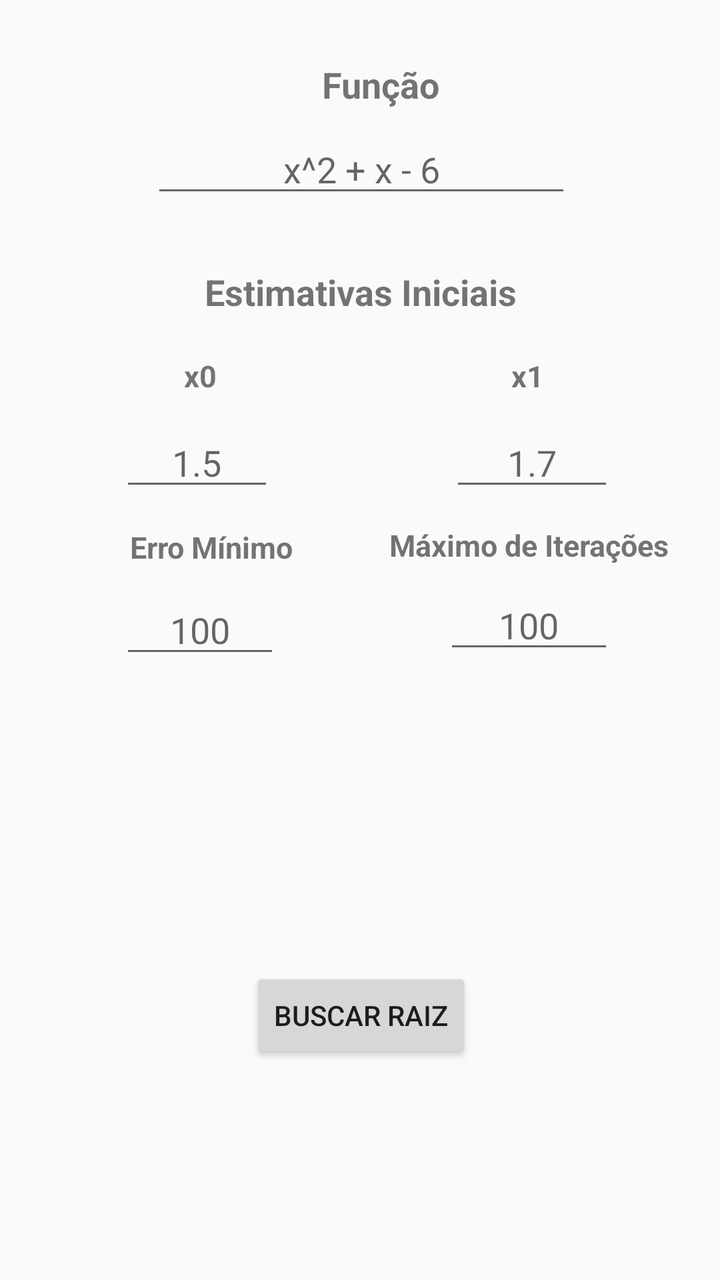
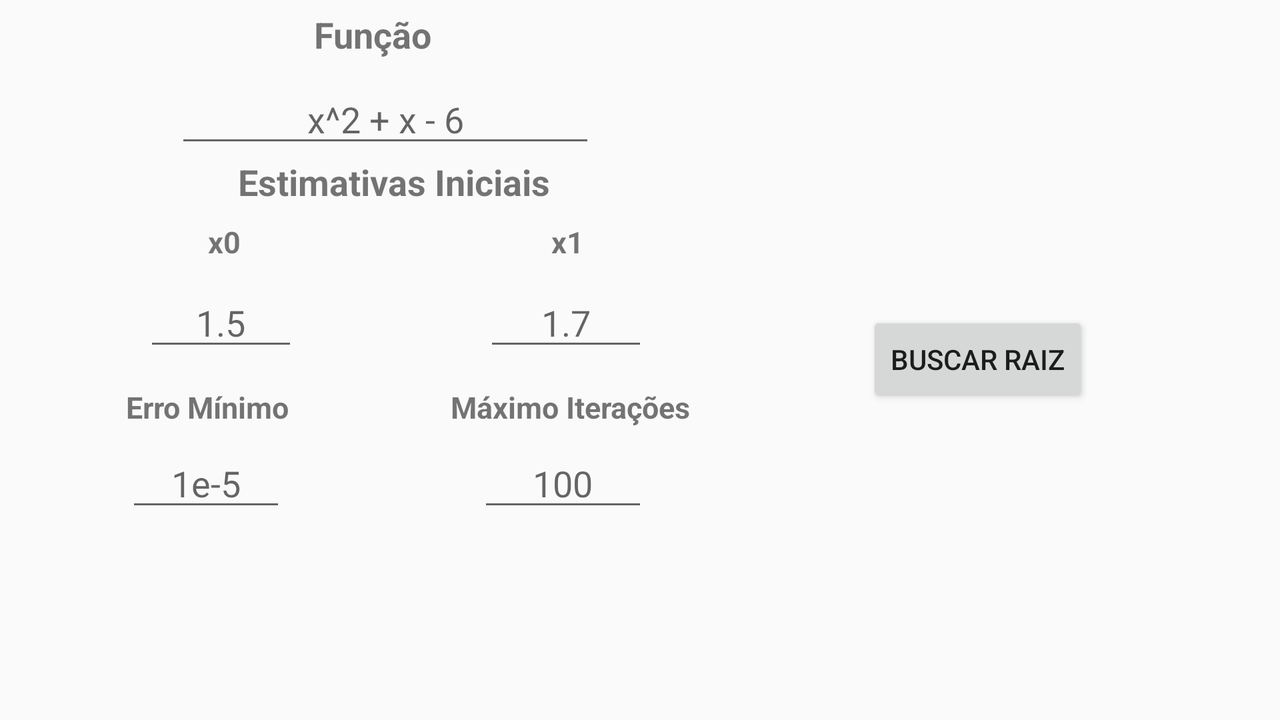

An Android layout and its configuration variant, each rendered on a device that would load it. The default file and the variant file are quoted in full after the pictures.
<!-- AndroidManifest.xml: application theme AppTheme -->
<!-- res/layout/activity_secante.xml -->
<?xml version="1.0" encoding="utf-8"?>
<android.support.constraint.ConstraintLayout
    xmlns:android="http://schemas.android.com/apk/res/android"
    xmlns:app="http://schemas.android.com/apk/res-auto"
    xmlns:tools="http://schemas.android.com/tools"
    android:layout_width="match_parent"
    android:layout_height="match_parent"
    android:screenOrientation="portrait">

    <TextView
        android:id="@+id/textView_função_secante"
        android:layout_width="wrap_content"
        android:layout_height="wrap_content"
        android:layout_marginStart="161dp"
        android:layout_marginLeft="161dp"
        android:layout_marginTop="30dp"
        android:text="@string/funcao"
        android:textAlignment="center"
        android:textSize="18sp"
        android:textStyle="bold"
        app:layout_constraintStart_toStartOf="parent"
        app:layout_constraintTop_toTopOf="parent" />

    <EditText
        android:id="@+id/editText_função_secante"
        android:layout_width="wrap_content"
        android:layout_height="wrap_content"
        android:layout_marginEnd="84dp"
        android:layout_marginLeft="85dp"
        android:layout_marginRight="84dp"
        android:layout_marginStart="85dp"
        android:layout_marginTop="8dp"
        android:ems="10"
        android:inputType="textPersonName"
        android:hint="@string/txt_hint_Funcao2"
        android:textAlignment="center"
        app:layout_constraintEnd_toEndOf="parent"
        app:layout_constraintStart_toStartOf="parent"
        app:layout_constraintTop_toBottomOf="@+id/textView_função_secante" />

    <Button
        android:id="@+id/btn_calcular_secante"
        android:layout_width="wrap_content"
        android:layout_height="wrap_content"
        android:layout_marginEnd="79dp"
        android:layout_marginLeft="80dp"
        android:layout_marginRight="79dp"
        android:layout_marginStart="80dp"
        android:layout_marginTop="150dp"
        android:text="@string/btn_BuscarRaiz"
        app:layout_constraintBottom_toBottomOf="parent"
        app:layout_constraintEnd_toEndOf="parent"
        app:layout_constraintStart_toStartOf="parent"
        app:layout_constraintTop_toTopOf="parent"
        app:layout_constraintVertical_bias="0.755" />

    <TextView
        android:id="@+id/textView_x0_secante"
        android:layout_width="wrap_content"
        android:layout_height="wrap_content"
        android:layout_marginLeft="92dp"
        android:layout_marginStart="92dp"
        android:layout_marginTop="17dp"
        android:text="@string/textView_x0_secante"
        android:textAlignment="center"
        android:textSize="15sp"
        android:textStyle="bold"
        app:layout_constraintStart_toStartOf="parent"
        app:layout_constraintTop_toBottomOf="@+id/textView8" />

    <EditText
        android:id="@+id/editText_x0_secante"
        android:layout_width="77dp"
        android:layout_height="wrap_content"
        android:layout_marginLeft="60dp"
        android:layout_marginStart="60dp"
        android:layout_marginTop="11dp"
        android:ems="10"
        android:inputType="textPersonName"
        android:hint="@string/txt_hint_x0"
        android:textAlignment="center"
        app:layout_constraintStart_toStartOf="parent"
        app:layout_constraintTop_toBottomOf="@+id/textView_x0_secante" />

    <TextView
        android:id="@+id/textView_x1_secante"
        android:layout_width="wrap_content"
        android:layout_height="wrap_content"
        android:layout_marginEnd="88dp"
        android:layout_marginRight="88dp"
        android:layout_marginTop="17dp"
        android:text="@string/textView_x1_secante"
        android:textAlignment="center"
        android:textSize="15sp"
        android:textStyle="bold"
        app:layout_constraintEnd_toEndOf="parent"
        app:layout_constraintTop_toBottomOf="@+id/textView8" />

    <EditText
        android:id="@+id/editText_x1_secante"
        android:layout_width="82dp"
        android:layout_height="wrap_content"
        android:layout_marginEnd="53dp"
        android:layout_marginRight="53dp"
        android:layout_marginTop="11dp"
        android:ems="10"
        android:inputType="textPersonName"
        android:textAlignment="center"
        android:hint="@string/txt_hint_x1"
        app:layout_constraintEnd_toEndOf="parent"
        app:layout_constraintTop_toBottomOf="@+id/textView_x1_secante" />

    <TextView
        android:id="@+id/textView_tol_secante"
        android:layout_width="wrap_content"
        android:layout_height="wrap_content"
        android:layout_marginLeft="65dp"
        android:layout_marginStart="65dp"
        android:layout_marginTop="13dp"
        android:text="@string/txt_erroMinimo"
        android:textAlignment="center"
        android:textStyle="bold"
        android:textSize="15sp"
        app:layout_constraintStart_toStartOf="parent"
        app:layout_constraintTop_toBottomOf="@+id/editText_x0_secante" />

    <EditText
        android:id="@+id/editText_tol_secante"
        android:layout_width="80dp"
        android:layout_height="wrap_content"
        android:layout_marginLeft="60dp"
        android:layout_marginStart="60dp"
        android:layout_marginTop="9dp"
        android:ems="10"
        android:inputType="textPersonName"
        android:textAlignment="center"
        android:hint="@string/txt_hint_N"
        app:layout_constraintStart_toStartOf="parent"
        app:layout_constraintTop_toBottomOf="@+id/textView_tol_secante" />

    <TextView
        android:id="@+id/textView_n_secante"
        android:layout_width="151dp"
        android:layout_height="19dp"
        android:layout_marginEnd="20dp"
        android:layout_marginRight="20dp"
        android:layout_marginTop="12dp"
        android:text="@string/txt_maximoIteracoes"
        android:textAlignment="center"
        android:textSize="15sp"
        android:textStyle="bold"
        app:layout_constraintEnd_toEndOf="parent"
        app:layout_constraintTop_toBottomOf="@+id/editText_x1_secante" />

    <EditText
        android:id="@+id/editText_n_secante"
        android:layout_width="85dp"
        android:layout_height="wrap_content"
        android:layout_marginEnd="53dp"
        android:layout_marginRight="53dp"
        android:layout_marginTop="9dp"
        android:ems="10"
        android:inputType="textPersonName"
        android:hint="@string/txt_hint_N"
        android:textAlignment="center"
        app:layout_constraintEnd_toEndOf="parent"
        app:layout_constraintTop_toBottomOf="@+id/textView_n_secante" />

    <TextView
        android:id="@+id/textView8"
        android:layout_width="196dp"
        android:layout_height="27dp"
        android:layout_marginEnd="82dp"
        android:layout_marginLeft="82dp"
        android:layout_marginRight="82dp"
        android:layout_marginStart="82dp"
        android:layout_marginTop="30dp"
        android:text="@string/txt_EstimativasIniciais"
        android:textAlignment="center"
        android:textSize="18sp"
        android:textStyle="bold"
        app:layout_constraintEnd_toEndOf="parent"
        app:layout_constraintStart_toStartOf="parent"
        app:layout_constraintTop_toBottomOf="@+id/editText_função_secante" />

    <Button
        android:id="@+id/btn_help_secante"
        android:layout_width="25dp"
        android:layout_height="25dp"
        android:layout_marginEnd="5dp"
        android:layout_marginRight="5dp"
        android:layout_marginTop="5dp"
        android:background="@drawable/help"
        app:layout_constraintEnd_toEndOf="parent"
        app:layout_constraintTop_toTopOf="parent" />

</android.support.constraint.ConstraintLayout>
<!-- resources referenced by this layout -->
<resources>
  <string name="btn_BuscarRaiz">Buscar Raiz</string>
  <string name="funcao">Função</string>
  <string name="textView_x0_secante">x0</string>
  <string name="textView_x1_secante">x1</string>
  <string name="txt_EstimativasIniciais">Estimativas Iniciais</string>
  <string name="txt_erroMinimo">Erro Mínimo</string>
  <string name="txt_hint_Funcao2">x^2 + x - 6</string>
  <string name="txt_hint_N">100</string>
  <string name="txt_hint_x0">1.5</string>
  <string name="txt_hint_x1">1.7</string>
  <string name="txt_maximoIteracoes">Máximo de Iterações</string>
  <style name="AppTheme" parent="Base.Theme.AppCompat.Light.DarkActionBar">
          
          <item name="colorPrimary">@color/colorPrimary</item>
          <item name="colorPrimaryDark">@color/colorPrimaryDark</item>
          <item name="colorAccent">@color/colorAccent</item>
      </style>
  <color name="colorPrimary">#1a4616</color>
  <color name="colorPrimaryDark">#1a4616</color>
  <color name="colorAccent">#FF4081</color>
</resources>
<!-- res/layout-land/activity_secante.xml (the repository's variant of the layout above) -->
<!-- drawn on the phone turned sideways -->
<?xml version="1.0" encoding="utf-8"?>
<android.support.constraint.ConstraintLayout
    xmlns:android="http://schemas.android.com/apk/res/android"
    xmlns:app="http://schemas.android.com/apk/res-auto"
    xmlns:tools="http://schemas.android.com/tools"
    android:layout_width="match_parent"
    android:layout_height="match_parent"
    android:screenOrientation="portrait">

    <TextView
        android:id="@+id/textView_função_secante"
        android:layout_width="wrap_content"
        android:layout_height="wrap_content"
        android:layout_marginEnd="8dp"
        android:layout_marginLeft="8dp"
        android:layout_marginRight="8dp"
        android:layout_marginStart="8dp"
        android:layout_marginTop="5dp"
        android:text="Função"
        android:textAlignment="center"
        android:textSize="18sp"
        android:textStyle="bold"
        app:layout_constraintEnd_toEndOf="parent"
        app:layout_constraintHorizontal_bias="0.264"
        app:layout_constraintStart_toStartOf="parent"
        app:layout_constraintTop_toTopOf="parent" />

    <EditText
        android:id="@+id/editText_função_secante"
        android:layout_width="wrap_content"
        android:layout_height="wrap_content"
        android:layout_marginEnd="315dp"
        android:layout_marginLeft="60dp"
        android:layout_marginRight="315dp"
        android:layout_marginStart="60dp"
        android:layout_marginTop="8dp"
        android:ems="10"
        android:hint="x^2 + x - 6"
        android:inputType="textPersonName"
        android:textAlignment="center"
        app:layout_constraintEnd_toEndOf="parent"
        app:layout_constraintStart_toStartOf="parent"
        app:layout_constraintTop_toBottomOf="@+id/textView_função_secante" />

    <Button
        android:id="@+id/btn_calcular_secante"
        android:layout_width="wrap_content"
        android:layout_height="wrap_content"
        android:layout_marginBottom="144dp"
        android:layout_marginEnd="79dp"
        android:layout_marginLeft="80dp"
        android:layout_marginRight="79dp"
        android:layout_marginStart="80dp"
        android:layout_marginTop="143dp"
        android:text="BUSCAR RAIZ"
        app:layout_constraintBottom_toBottomOf="parent"
        app:layout_constraintEnd_toEndOf="parent"
        app:layout_constraintHorizontal_bias="0.955"
        app:layout_constraintStart_toStartOf="parent"
        app:layout_constraintTop_toTopOf="parent" />

    <TextView
        android:id="@+id/textView_x0_secante"
        android:layout_width="wrap_content"
        android:layout_height="wrap_content"
        android:layout_marginLeft="104dp"
        android:layout_marginStart="104dp"
        android:layout_marginTop="5dp"
        android:text="x0"
        android:textAlignment="center"
        android:textSize="15sp"
        android:textStyle="bold"
        app:layout_constraintStart_toStartOf="parent"
        app:layout_constraintTop_toBottomOf="@+id/textView8" />

    <EditText
        android:id="@+id/editText_x0_secante"
        android:layout_width="77dp"
        android:layout_height="wrap_content"
        android:layout_marginLeft="72dp"
        android:layout_marginStart="72dp"
        android:layout_marginTop="8dp"
        android:ems="10"
        android:hint="1.5"
        android:inputType="textPersonName"
        android:textAlignment="center"
        app:layout_constraintStart_toStartOf="parent"
        app:layout_constraintTop_toBottomOf="@+id/textView_x0_secante" />

    <TextView
        android:id="@+id/textView_x1_secante"
        android:layout_width="wrap_content"
        android:layout_height="wrap_content"
        android:layout_marginEnd="348dp"
        android:layout_marginRight="348dp"
        android:layout_marginTop="5dp"
        android:text="@string/textView_x1_secante"
        android:textAlignment="center"
        android:textSize="15sp"
        android:textStyle="bold"
        app:layout_constraintEnd_toEndOf="parent"
        app:layout_constraintTop_toBottomOf="@+id/textView8" />

    <EditText
        android:id="@+id/editText_x1_secante"
        android:layout_width="82dp"
        android:layout_height="wrap_content"
        android:layout_marginEnd="316dp"
        android:layout_marginRight="316dp"
        android:layout_marginTop="8dp"
        android:ems="10"
        android:hint="1.7"
        android:inputType="textPersonName"
        android:textAlignment="center"
        app:layout_constraintEnd_toEndOf="parent"
        app:layout_constraintTop_toBottomOf="@+id/textView_x1_secante" />

    <TextView
        android:id="@+id/textView_tol_secante"
        android:layout_width="wrap_content"
        android:layout_height="21dp"
        android:layout_marginLeft="63dp"
        android:layout_marginStart="63dp"
        android:layout_marginTop="13dp"
        android:text="Erro Mínimo"
        android:textAlignment="center"
        android:textSize="15sp"
        android:textStyle="bold"
        app:layout_constraintStart_toStartOf="parent"
        app:layout_constraintTop_toBottomOf="@+id/editText_x0_secante" />

    <EditText
        android:id="@+id/editText_tol_secante"
        android:layout_width="80dp"
        android:layout_height="wrap_content"
        android:layout_marginLeft="63dp"
        android:layout_marginStart="63dp"
        android:layout_marginTop="5dp"
        android:ems="10"
        android:hint="1e-5"
        android:inputType="textPersonName"
        android:textAlignment="center"
        app:layout_constraintStart_toStartOf="parent"
        app:layout_constraintTop_toBottomOf="@+id/textView_tol_secante" />

    <TextView
        android:id="@+id/textView_n_secante"
        android:layout_width="130dp"
        android:layout_height="21dp"
        android:layout_marginEnd="290dp"
        android:layout_marginRight="290dp"
        android:layout_marginTop="13dp"
        android:text="Máximo Iterações"
        android:textAlignment="center"
        android:textSize="15sp"
        android:textStyle="bold"
        app:layout_constraintEnd_toEndOf="parent"
        app:layout_constraintTop_toBottomOf="@+id/editText_x1_secante" />

    <EditText
        android:id="@+id/editText_n_secante"
        android:layout_width="85dp"
        android:layout_height="wrap_content"
        android:layout_marginEnd="316dp"
        android:layout_marginRight="316dp"
        android:layout_marginTop="5dp"
        android:ems="10"
        android:hint="100"
        android:inputType="textPersonName"
        android:textAlignment="center"
        app:layout_constraintEnd_toEndOf="parent"
        app:layout_constraintTop_toBottomOf="@+id/textView_n_secante" />

    <TextView
        android:id="@+id/textView8"
        android:layout_width="196dp"
        android:layout_height="27dp"
        android:layout_marginEnd="320dp"
        android:layout_marginLeft="73dp"
        android:layout_marginRight="320dp"
        android:layout_marginStart="73dp"
        android:text="Estimativas Iniciais"
        android:textAlignment="center"
        android:textSize="18sp"
        android:textStyle="bold"
        app:layout_constraintEnd_toEndOf="parent"
        app:layout_constraintStart_toStartOf="parent"
        app:layout_constraintTop_toBottomOf="@+id/editText_função_secante" />

    <Button
        android:id="@+id/btn_help_secante"
        android:layout_width="25dp"
        android:layout_height="25dp"
        android:layout_marginEnd="5dp"
        android:layout_marginRight="5dp"
        android:layout_marginTop="5dp"
        android:background="@drawable/help"
        app:layout_constraintEnd_toEndOf="parent"
        app:layout_constraintTop_toTopOf="parent" />

</android.support.constraint.ConstraintLayout>
<!-- resources referenced by the variant -->
<!-- as the phone turned sideways resolves them -->
<resources>
  <string name="textView_x1_secante">x1</string>
  <style name="AppTheme" parent="Base.Theme.AppCompat.Light.DarkActionBar">
          
          <item name="colorPrimary">@color/colorPrimary</item>
          <item name="colorPrimaryDark">@color/colorPrimaryDark</item>
          <item name="colorAccent">@color/colorAccent</item>
      </style>
  <color name="colorPrimary">#1a4616</color>
  <color name="colorPrimaryDark">#1a4616</color>
  <color name="colorAccent">#FF4081</color>
</resources>
